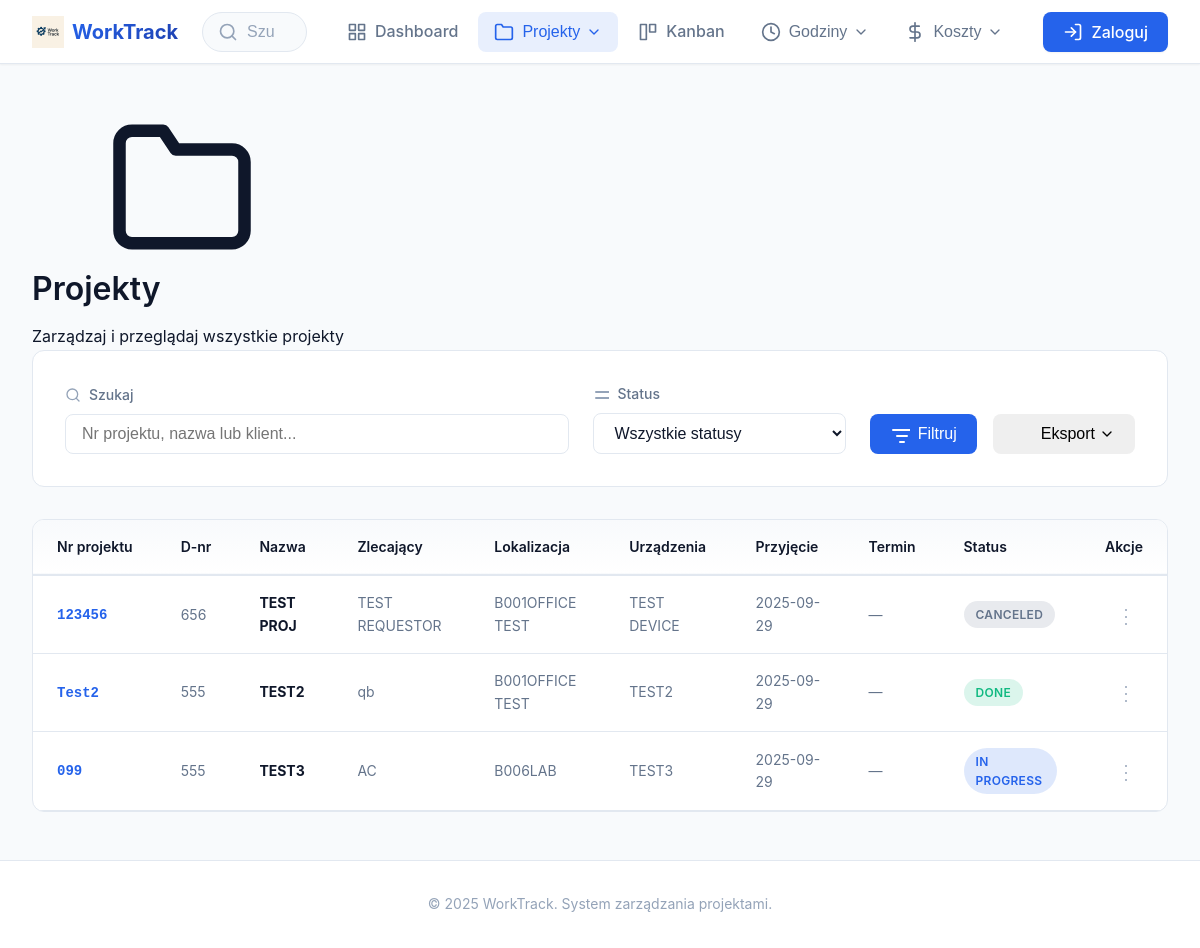
The page / on the database its author committed.
### projects/models.py (models this page shows, shortened)
class Project(models.Model):
    class Status(models.TextChoices):
        BACKLOG = "BACKLOG", "Backlog"
        IN_PROGRESS = "IN_PROGRESS", "In progress"
        BLOCKED = "BLOCKED", "Blocked"
        REVIEW = "REVIEW", "Review"
        DONE = "DONE", "Done"
        CANCELLED = "CANCELLED", "Canceled"
    number = models.CharField("Project Number", max_length=50, unique=True)
    d_number = models.CharField("D-nr", max_length=50, blank=True)
    name = models.CharField("Project Name", max_length=200)
    client_name = models.CharField("Requestor", max_length=200)
    location = models.ForeignKey(Location, null=True, blank=True, on_delete=models.SET_NULL)
    devices = models.CharField("Device", max_length=255, blank=True)
    date_received = models.DateField("Income Date")
    date_due = models.DateField("End Date", null=True, blank=True)
    status = models.CharField(max_length=20, choices=Status.choices, default=Status.BACKLOG)
    description = models.TextField(blank=True)
    updated_at = models.DateTimeField(auto_now=True)
    class Meta:
        permissions = [
            ("change_project_status", "Może zmieniać status projektu (Kanban)"),
        ]

class Location(models.Model):
    name=models.CharField(max_length=120,default="Unknown")
    sub_location=models.CharField(max_length=120,blank=True)
    def __str__(self):
        return f"{self.name}"+ (f"{self.sub_location}" if self.sub_location else "")

### projects/views.py (the view)
# urls.py: path("", views.project_list, name="list"),
def project_list(request):
    q = request.GET.get('q', '').strip()
    status = request.GET.get('status', '').strip()
    qs = Project.objects.all().order_by('-date_received')
    if q:
        qs = qs.filter(Q(number__icontains=q) | Q(name__icontains=q) | Q(client_name__icontains=q))
    if status:
        qs = qs.filter(status=status)
    paginator = Paginator(qs, 20)
    page = request.GET.get('page')
    page_obj = paginator.get_page(page)
    context = {
        'page_obj': page_obj,
        'status_choices': Project.Status.choices,
    }
    if request.headers.get('HX-Request'):
        return render(request, 'projects/_table_partial.html', context)
    return render(request, 'projects/list.html', context)

### templates/projects/list.html (shortened to what this page needs)
{% extends "base.html" %}
{% block content %}
<div class="projects-container">
  <div class="page-header">
    <div class="page-header-content">
      <div class="page-title-section">
        <svg class="page-icon" aria-hidden="true">
          <use href="#i-folder"/>
        </svg>
        <div>
          <h1 class="page-title">Projekty</h1>
          <p class="page-subtitle">Zarządzaj i przeglądaj wszystkie projekty</p>
        </div>
      </div>
    </div>
  </div>
  <div class="filters-card">
    <form id="filters"
          hx-get="{% url 'projects:list' %}"
          hx-target="#projects-table"
          hx-push-url="true"
          hx-indicator="#filter-loading">
      <div class="filters-grid">
        <div class="filter-field filter-search">
          <label for="search-input" class="filter-label">
            <svg class="filter-icon" aria-hidden="true">
              <use href="#i-search"/>
            </svg>
            Szukaj
          </label>
          <input type="text"
                 id="search-input"
                 name="q"
                 placeholder="Nr projektu, nazwa lub klient..."
                 value="{{ request.GET.q }}"
                 class="filter-input"
                 autocomplete="off">
        </div>
        <div class="filter-field">
          <label for="status-select" class="filter-label">
            <svg class="filter-icon" aria-hidden="true">
              <path d="M3 6h18M3 12h18M3 18h18" stroke="currentColor" stroke-width="2" stroke-linecap="round"/>
            </svg>
            Status
          </label>
          <select name="status" id="status-select" class="filter-select">
            <option value="">Wszystkie statusy</option>
          </select>
        </div>
        <div class="filter-actions">
          <button type="submit" class="btn btn-filter">
            <svg class="ico" aria-hidden="true">
              <path d="M3 6h18M7 12h10M10 18h4" stroke="currentColor" stroke-width="2" stroke-linecap="round"/>
            </svg>
            <span>Filtruj</span>
          </button>
          <div class="export-dropdown">
            <button type="button" class="btn btn-outline btn-export">
              <svg class="ico" aria-hidden="true">
                <use href="#i-download"/>
              </svg>
              <span>Eksport</span>
              <svg class="chevron-icon" aria-hidden="true">
                <use href="#i-chevron"/>
              </svg>
            </button>
          </div>
        </div>
      </div>
    </form>
  </div>
  <div id="projects-table" class="table-card">
    <div class="table-wrapper">
      <table class="modern-table">
        <thead>
          <tr>
            <th>Nr projektu</th>
            <th>D-nr</th>
            <th>Nazwa</th>
            <th>Zlecający</th>
            <th>Lokalizacja</th>
            <th>Urządzenia</th>
            <th>Przyjęcie</th>
            <th>Termin</th>
            <th>Status</th>
            <th class="th-actions">Akcje</th>
          </tr>
        </thead>
        <tbody>
          {% for p in page_obj %}
            <tr class="table-row">
              <td class="td-number">
                <span class="project-number">{{ p.number }}</span>
              </td>
              <td class="td-dnumber">{{ p.d_number|default:"—" }}</td>
              <td class="td-name">
                <strong>{{ p.name }}</strong>
              </td>
              <td class="td-client">{{ p.client_name }}</td>
              <td class="td-location">{{ p.location|default:"—" }}</td>
              <td class="td-devices">{{ p.devices|default:"—" }}</td>
              <td class="td-date">{{ p.date_received|date:"Y-m-d" }}</td>
              <td class="td-date">{{ p.date_due|date:"Y-m-d"|default:"—" }}</td>
              <td class="td-status">
                <span class="status-badge status-{{ p.status }}">
                  {{ p.get_status_display }}
                </span>
              </td>
              <td class="td-actions">
                <a href="{% url 'projects:detail' p.pk %}" class="btn-icon" title="Szczegóły">
                  <svg aria-hidden="true">
                    <circle cx="12" cy="12" r="1" fill="currentColor"/>
                    <circle cx="12" cy="5" r="1" fill="currentColor"/>
                    <circle cx="12" cy="19" r="1" fill="currentColor"/>
                  </svg>
                </a>
              </td>
            </tr>
          {% endfor %}
        </tbody>
      </table>
    </div>
  </div>
</div>
{% endblock %}

### static/base_style.css (style rules this page uses)
:root { --color-primary: #2563eb; --color-primary-dark: #1e40af; --color-primary-light: #3b82f6; --color-success: #10b981; --color-warning: #f59e0b; --color-error: #ef4444; --color-info: #06b6d4; --color-bg: #ffffff; --color-bg-secondary: #f8fafc; --color-bg-elevated: #ffffff; --color-border: #e2e8f0; --color-border-hover: #cbd5e1; --color-text: #0f172a; --color-text-secondary: #64748b; --color-text-muted: #94a3b8; --shadow-sm: 0 1px 2px 0 rgb(0 0 0 / 0.05); --shadow-md: 0 4px 6px -1px rgb(0 0 0 / 0.1), 0 2px 4px -2px rgb(0 0 0 / 0.1); --shadow-lg: 0 10px 15px -3px rgb(0 0 0 / 0.1), 0 4px 6px -4px rgb(0 0 0 / 0.1); --shadow-xl: 0 20px 25px -5px rgb(0 0 0 / 0.1), 0 8px 10px -6px rgb(0 0 0 / 0.1); --space-xs: 0.25rem; --space-sm: 0.5rem; --space-md: 1rem; --space-lg: 1.5rem; --space-xl: 2rem; --space-2xl: 3rem; --font-sans: -apple-system, BlinkMacSystemFont, "Segoe UI", Roboto, "Helvetica Neue", Arial, sans-serif; --font-size-sm: 0.875rem; --font-size-base: 1rem; --font-size-lg: 1.125rem; --font-size-xl: 1.25rem; --transition-fast: 150ms cubic-bezier(0.4, 0, 0.2, 1); --transition-base: 200ms cubic-bezier(0.4, 0, 0.2, 1); --transition-slow: 300ms cubic-bezier(0.4, 0, 0.2, 1); --radius-sm: 0.375rem; --radius-md: 0.5rem; --radius-lg: 0.75rem; --radius-full: 9999px; --navbar-height: 64px; --container-max-width: 1280px; }
*, *::before, *::after { box-sizing: border-box; margin: 0; padding: 0; }
html { font-size: 16px; -webkit-font-smoothing: antialiased; -moz-osx-font-smoothing: grayscale; }
body { font-family: var(--font-sans); font-size: var(--font-size-base); line-height: 1.6; color: var(--color-text); background: var(--color-bg-secondary); min-height: 100vh; display: flex; flex-direction: column; }
h1, h2, h3, h4, h5, h6 { font-weight: 600; line-height: 1.2; margin-bottom: var(--space-md); color: var(--color-text); }
h1 { font-size: 2rem; }
a { color: var(--color-primary); text-decoration: none; transition: color var(--transition-fast); }
.btn { display: inline-flex; align-items: center; gap: var(--space-sm); padding: 0.625rem 1.25rem; font-size: var(--font-size-base); font-weight: 500; line-height: 1; border: none; border-radius: var(--radius-md); cursor: pointer; transition: all var(--transition-base); text-decoration: none; white-space: nowrap; }
.btn .ico { width: 1.25rem; height: 1.25rem; }

### rows shown on the page
Project: number "123456", d_number "656", name "TEST PROJ", client_name "TEST REQUESTOR", location "B001OFFICE TEST", devices "TEST DEVICE", date_received "2025-09-29", date_due "—", status "CANCELED"
Project: number "Test2", d_number "555", name "TEST2", client_name "qb", location "B001OFFICE TEST", devices "TEST2", date_received "2025-09-29", date_due "—", status "DONE"
Project: number "099", d_number "555", name "TEST3", client_name "AC", location "B006LAB", devices "TEST3", date_received "2025-09-29", date_due "—", status "IN PROGRESS"
